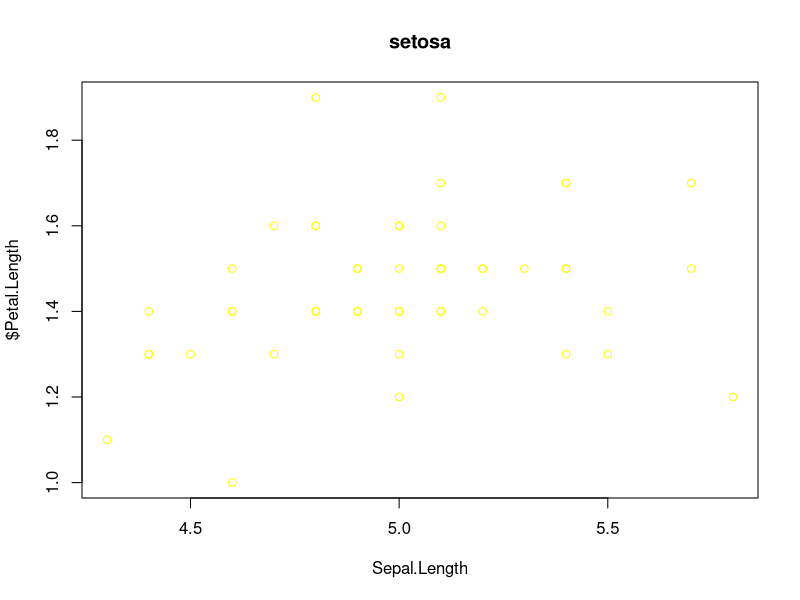
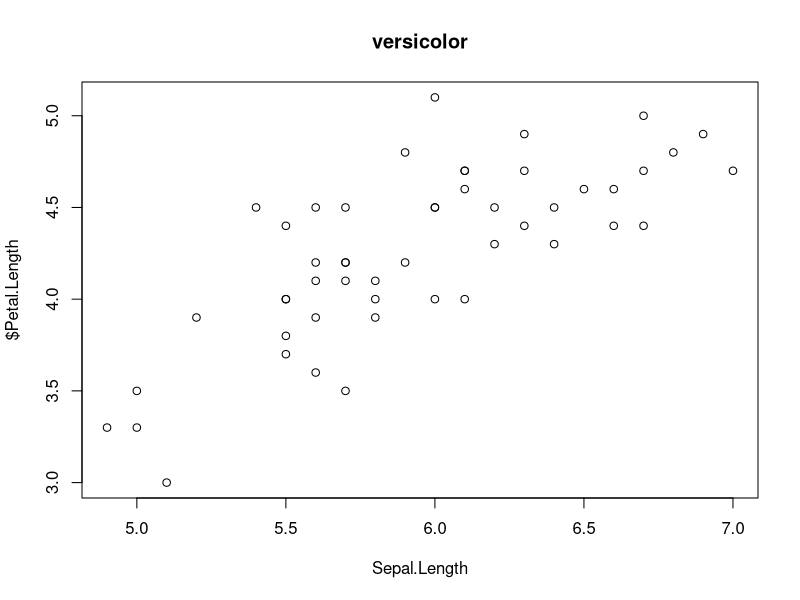
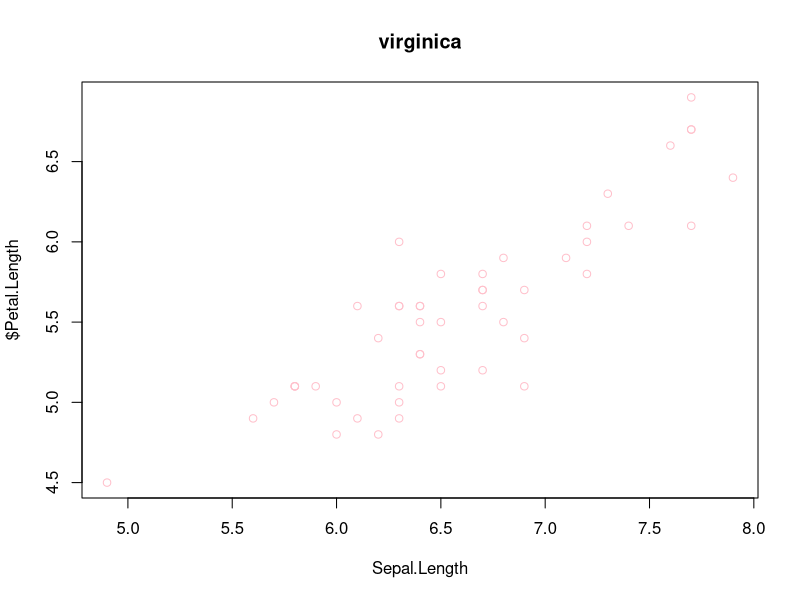

The R script that drew these images, in order:
#zadanie1

iris
iris$Sepal.Length
mean(iris$Sepal.Length)
a=mean(iris$Sepal.Length)
a

mean(iris$Sepal.Width)
b=mean(iris$Sepal.Width)
b

mean(iris$Petal.Length)
c=mean(iris$Petal.Length)
c

mean(iris$Petal.Width)
d=mean(iris$Petal.Width)
d


list(mean(iris$Sepal.Length),mean(iris$Sepal.Width),mean(iris$Petal.Length),mean(iris$Petal.Width)) 



#zadanie2

iris
apply(iris[,1:4],1,mean)



#zadanie3

dna = c("A","G","T","C")

dna=sample(dna, size = 1000, rep=T)

dna=factor(dna)

summary(dna)/length(dna)

dna_at=c(dna[1],dna[4]); dna_at

dna_at



#zadanie4

letters

sample(letters,size = 1000, replace = TRUE)

sampleabc = c(sample(letters, size = 1000, replace = TRUE))

summary(sampleabc)

Glasnie = sampleabc[sampleabc %in% c("a","e","i","o","u")] 
length(Glasnie)



#zadanie5

iris

setosa=c(iris$Petal.Length[1:50])

versicolor=c(iris$Petal.Length[51:100])

virginica=c(iris$Petal.Length[101:150])

mean(setosa)

mean(versicolor)

mean(virginica)

species=c(mean(setosa),mean(versicolor),mean(virginica))

f=factor(species)

names(f)<-c("setosa","versicolor", "virginica")

f



#zadanie6

median <- function(x) { 
  z=sort(x) 
  if((length(z)%%2)!=0){ 
    result = z[(length(x)/2)+1] } 
  else 
    result = (z[length(x)/2]+z[length(x)/2+1])/2 
  return(result)} 

#primer
median(iris$Petal.Length) 


#zadanie7.1

iris

x=iris$Sepal.Length[1:50]

y=iris$Petal.Length[1:50]

plot(x,y,main="setosa", xlab="Sepal.Length",ylab="$Petal.Length", col="YELLOW")


x=iris$Sepal.Length[51:100]

y=iris$Petal.Length[51:100]

plot(x,y,main="versicolor", xlab="Sepal.Length",ylab="$Petal.Length", col="BLACK")


x=iris$Sepal.Length[101:150]


y=iris$Petal.Length[101:150]
plot(x,y,main="virginica", xlab="Sepal.Length",ylab="$Petal.Length", col="PINK")


#zadanie8

library("ggplot2")
diamonds

levels(factor(diamonds$clarity))

x=levels(factor(diamonds$clarity))

y=vector()

for (i in 1:length(x)) {y[i]=mean(diamonds$price[(diamonds$price>1000) & diamonds$clarity==x[i]])}

x

y

